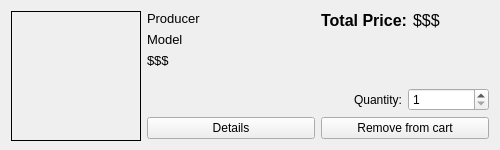
<?xml version="1.0" encoding="UTF-8"?>
<ui version="4.0">
 <class>CartDeviceWidget</class>
 <widget class="QWidget" name="CartDeviceWidget">
  <property name="geometry">
   <rect>
    <x>0</x>
    <y>0</y>
    <width>500</width>
    <height>150</height>
   </rect>
  </property>
  <property name="minimumSize">
   <size>
    <width>500</width>
    <height>150</height>
   </size>
  </property>
  <property name="maximumSize">
   <size>
    <width>16777215</width>
    <height>150</height>
   </size>
  </property>
  <property name="windowTitle">
   <string>Form</string>
  </property>
  <layout class="QHBoxLayout" name="horizontalLayout">
   <item>
    <widget class="QLabel" name="lbImage">
     <property name="minimumSize">
      <size>
       <width>130</width>
       <height>130</height>
      </size>
     </property>
     <property name="maximumSize">
      <size>
       <width>130</width>
       <height>130</height>
      </size>
     </property>
     <property name="frameShape">
      <enum>QFrame::Box</enum>
     </property>
     <property name="text">
      <string/>
     </property>
     <property name="scaledContents">
      <bool>true</bool>
     </property>
    </widget>
   </item>
   <item>
    <layout class="QVBoxLayout" name="verticalLayout_2">
     <item>
      <widget class="QLabel" name="lbProducer">
       <property name="font">
        <font>
         <pointsize>10</pointsize>
        </font>
       </property>
       <property name="text">
        <string>Producer</string>
       </property>
      </widget>
     </item>
     <item>
      <widget class="QLabel" name="lbModel">
       <property name="font">
        <font>
         <pointsize>10</pointsize>
        </font>
       </property>
       <property name="text">
        <string>Model</string>
       </property>
      </widget>
     </item>
     <item>
      <widget class="QLabel" name="lbPrice">
       <property name="font">
        <font>
         <pointsize>10</pointsize>
        </font>
       </property>
       <property name="text">
        <string>$$$</string>
       </property>
      </widget>
     </item>
     <item>
      <spacer name="verticalSpacer">
       <property name="orientation">
        <enum>Qt::Vertical</enum>
       </property>
       <property name="sizeHint" stdset="0">
        <size>
         <width>20</width>
         <height>40</height>
        </size>
       </property>
      </spacer>
     </item>
     <item>
      <widget class="QPushButton" name="btnDetails">
       <property name="text">
        <string>Details</string>
       </property>
      </widget>
     </item>
    </layout>
   </item>
   <item>
    <layout class="QVBoxLayout" name="verticalLayout">
     <item>
      <layout class="QHBoxLayout" name="horizontalLayout_3">
       <item>
        <widget class="QLabel" name="lbPrice_">
         <property name="font">
          <font>
           <pointsize>12</pointsize>
           <weight>75</weight>
           <bold>true</bold>
          </font>
         </property>
         <property name="text">
          <string>Total Price:</string>
         </property>
         <property name="alignment">
          <set>Qt::AlignRight|Qt::AlignTrailing|Qt::AlignVCenter</set>
         </property>
        </widget>
       </item>
       <item>
        <widget class="QLabel" name="lbTotalPrice">
         <property name="font">
          <font>
           <pointsize>12</pointsize>
          </font>
         </property>
         <property name="text">
          <string>$$$</string>
         </property>
        </widget>
       </item>
      </layout>
     </item>
     <item>
      <spacer name="verticalSpacer_2">
       <property name="orientation">
        <enum>Qt::Vertical</enum>
       </property>
       <property name="sizeHint" stdset="0">
        <size>
         <width>20</width>
         <height>40</height>
        </size>
       </property>
      </spacer>
     </item>
     <item>
      <layout class="QHBoxLayout" name="horizontalLayout_2">
       <item>
        <widget class="QLabel" name="lbQuantity">
         <property name="text">
          <string>Quantity:</string>
         </property>
         <property name="alignment">
          <set>Qt::AlignRight|Qt::AlignTrailing|Qt::AlignVCenter</set>
         </property>
        </widget>
       </item>
       <item>
        <widget class="QSpinBox" name="sbxQuantity">
         <property name="minimum">
          <number>1</number>
         </property>
        </widget>
       </item>
      </layout>
     </item>
     <item>
      <widget class="QPushButton" name="pushButton">
       <property name="text">
        <string>Remove from cart</string>
       </property>
      </widget>
     </item>
    </layout>
   </item>
  </layout>
 </widget>
 <resources/>
 <connections/>
</ui>
